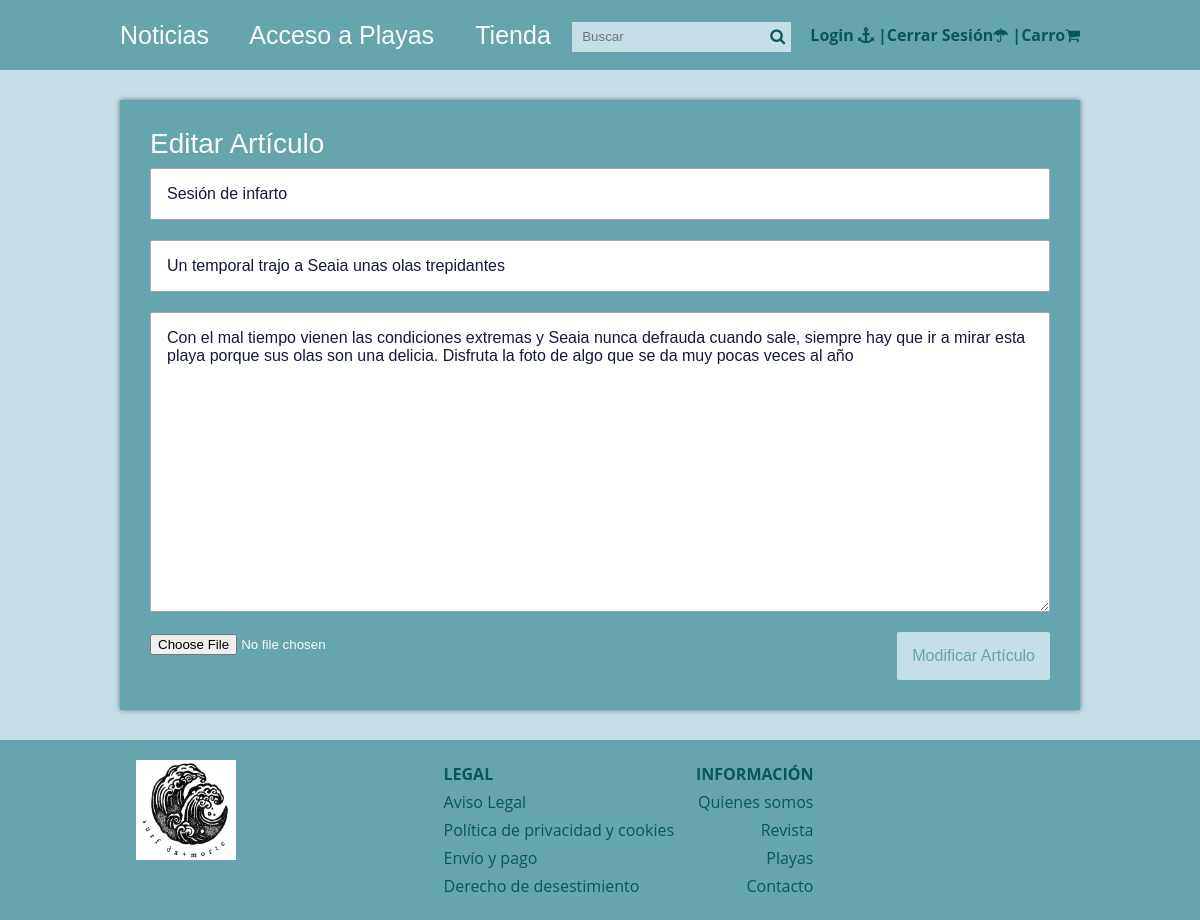
Screenshot of /admin/editar.php?id=1 with the database file from the repository.
### tables this page shows
CREATE TABLE IF NOT EXISTS Articulos (
    id INT AUTO_INCREMENT PRIMARY KEY,
    titulo VARCHAR(255) NOT NULL,
    extracto TEXT,
    fecha TIMESTAMP DEFAULT CURRENT_TIMESTAMP,
    text TEXT,
    thumb VARCHAR(255),  
    CodCategoria INT,
    FOREIGN KEY (CodCategoria) REFERENCES Categorias_Articulos(CodCategoria)
);

### admin/editar.php (called while the page is built, shortened)
<?php
require 'config.php';
require '../functions.php';
$conexion = conexion($bd_config);
if ($_SERVER['REQUEST_METHOD'] == 'POST') {
    $titulo = limpiarDatos($_POST['titulo']);
    $extracto = limpiarDatos($_POST['extracto']);
    $text = limpiarDatos($_POST['text']);
    $id = limpiarDatos($_POST['id']);
    $thumb_guardada = $_POST['thumb-guardada'];
    $thumb = $_FILES['thumb'];
    if (empty($thumb['name'])) {
        $thumb = $thumb_guardada;
    } else {
        $archivo_subido = '../' . $blog_config['carpeta_imagenes'] . basename($_FILES['thumb']['name']);
        move_uploaded_file($_FILES['thumb']['tmp_name'], $archivo_subido);
        $thumb = $_FILES['thumb']['name'];
    }
    $statement = $conexion->prepare(
        'UPDATE articulos SET titulo = :titulo, extracto = :extracto, text = :text, thumb = :thumb WHERE id = :id'
    );
    $statement->execute(array(
        ':titulo' => $titulo,
        ':extracto' => $extracto,
        ':text' => $text,
        ':thumb' => $thumb,
        ':id' => $id
    ));
    header('Location: ' . RUTA . '/admin');
    exit();
} else {
    $id_articulo = id_articulo($_GET['id']);
    $post = obtener_post_por_id($conexion, $id_articulo);
    $post = $post[0];
}
require '../views/editar.view.php';
?>

### functions.php (called while the page is built, shortened)
<?php
function limpiarDatos($datos){
    $datos = trim($datos);
     $datos = stripslashes($datos);
     $datos = htmlspecialchars($datos);
     return $datos;
}
function id_articulo($id){
    return (int)limpiarDatos($id);
}
function obtener_post_por_id($conexion, $id){
    $resultado = $conexion->query("SELECT * FROM articulos WHERE id = $id LIMIT 1");
    $resultado = $resultado->fetchAll();
    return ($resultado) ? $resultado : false;
}
?>

### views/editar.view.php (the view, shortened to what this page needs)
<?php require 'header.php'; ?>
<div class="contenedor">
    <div class="post">
        <article>
            <h2 class="titulo">Editar Artículo</h2>
            <form class="formulario" method="post" enctype="multipart/form-data" action="<?php echo htmlspecialchars($_SERVER['PHP_SELF']); ?>">
                <input type="text" name="titulo" value="<?php echo htmlspecialchars($post['titulo']); ?>" required>
                <input type="text" name="extracto" value="<?php echo htmlspecialchars($post['extracto']); ?>" required>
                <textarea name="text" required><?php echo htmlspecialchars($post['text']); ?></textarea>
                <input type="file" name="thumb">
                <input type="submit" value="Modificar Artículo">
            </form>
        </article>
    </div>
</div>
<?php require '../footer.php'; ?>

### css/estilos.css (style rules this page uses)
:root { --color4: #003b46; --color2: #07575b; --color3: #66a5ad; --color1: #c4dfe6; --color5: #fbfbfd; }
* { margin: 0; padding: 0; -webkit-box-sizing: border-box; -moz-box-sizing: border-box; box-sizing: border-box; }
body { font-size: 16px; font-family: 'Open Sans', sans-serif; background: var(--color1); color: var(--color2); margin: 0; }
.contenedor { max-width: 1000px; width: 80%; margin: auto; position: relative; }
.post { width: 100%; background: var(--color3); box-shadow: 0px 0px 5px rgba(0,0,0, .5); margin-bottom: 30px; padding: 30px; color: var(--color5); }
.post article .titulo { font-family: "Oswald", Arial, Sans-serif; font-size: 28px; font-weight: normal; line-height: 28px; margin-bottom: 10px; }
.formulario { width: 100%; overflow: hidden; }
.formulario input[type="text"], .formulario input[type="email"], .formulario input[type="password"], .formulario textarea { border: 1px solid #A8A8A8; border-radius: 2px; padding: 16px; width: 100%; display: block; margin-bottom:20px; font-family:Arial, sans-serif, helvetica; font-size: 1em; color:#141938; }
.formulario textarea { max-width: 100%; min-width: 100%; min-height: 300px; }
.formulario input[type="submit"] { padding: 15px; background: var(--color1); color: var(--color4); font-size: 1em; font-family: Arial, sans-serif, helvetica; border-radius: 2px; border:none; float: right; cursor: pointer; }

### css/views.css (style rules this page uses)
:root { --color3: #66a5ad; --color2: #07575b; --color4: #66a5ad; --color1: #c4dfe6; --color5: #fbfbfd; }

### rows the page displays
articulos: titulo "Sesión de infarto", extracto "Un temporal trajo a Seaia unas olas trepidantes", text "Con el mal tiempo vienen las condiciones extremas y Seaia nunca defrauda cuando sale, siempre hay que ir a mirar esta playa porque sus olas son una delicia. Disfruta la foto de algo que se da muy pocas veces al año"
